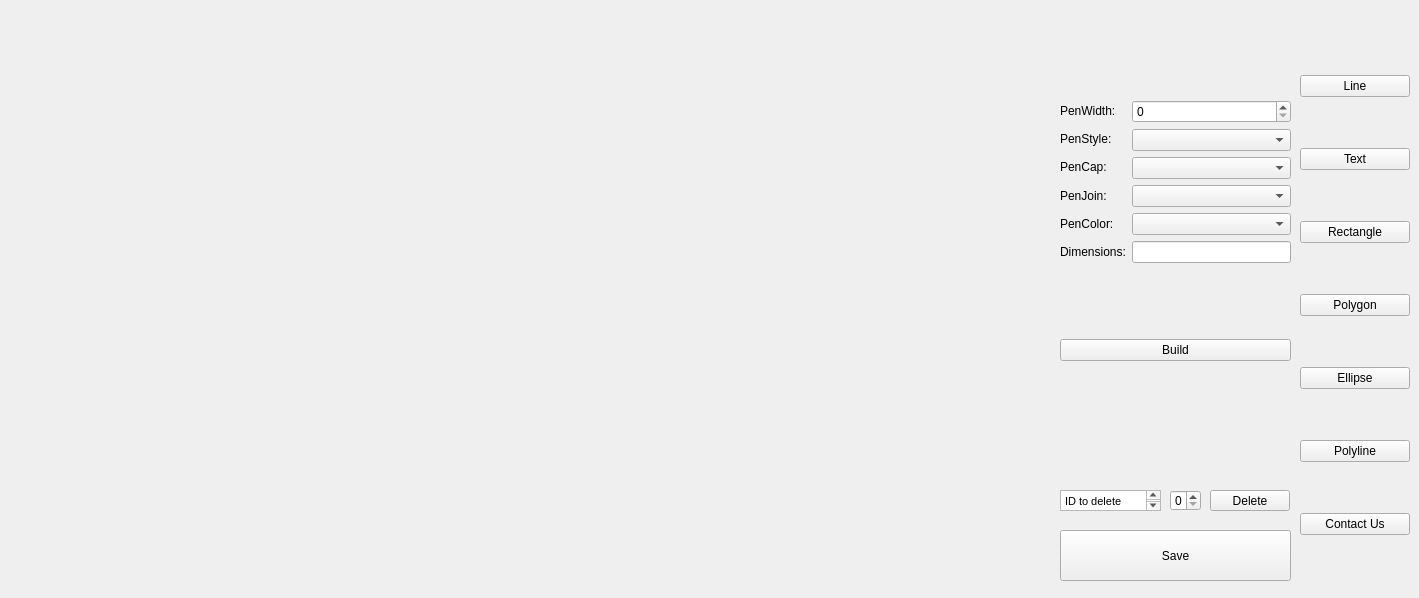
<?xml version="1.0" encoding="UTF-8"?>
<ui version="4.0">
 <class>Dialog</class>
 <widget class="QDialog" name="Dialog">
  <property name="geometry">
   <rect>
    <x>0</x>
    <y>0</y>
    <width>1419</width>
    <height>598</height>
   </rect>
  </property>
  <property name="windowTitle">
   <string>Dialog</string>
  </property>
  <widget class="QStackedWidget" name="shapeBuilder">
   <property name="geometry">
    <rect>
     <x>920</x>
     <y>10</y>
     <width>371</width>
     <height>471</height>
    </rect>
   </property>
   <property name="currentIndex">
    <number>5</number>
   </property>
   <widget class="QWidget" name="Line">
    <widget class="QWidget" name="layoutWidget_2">
     <property name="geometry">
      <rect>
       <x>140</x>
       <y>20</y>
       <width>231</width>
       <height>401</height>
      </rect>
     </property>
     <layout class="QGridLayout" name="gridLayout_2">
      <item row="1" column="0" colspan="2">
       <widget class="QPushButton" name="createLineButton">
        <property name="text">
         <string>Build</string>
        </property>
       </widget>
      </item>
      <item row="0" column="1">
       <layout class="QVBoxLayout" name="verticalLayout_4">
        <item>
         <widget class="QSpinBox" name="l_penWidthBox"/>
        </item>
        <item>
         <widget class="QComboBox" name="l_penStyleBox"/>
        </item>
        <item>
         <widget class="QComboBox" name="l_penCapBox"/>
        </item>
        <item>
         <widget class="QComboBox" name="l_penColorBox"/>
        </item>
        <item>
         <widget class="QComboBox" name="l_penJoinBox"/>
        </item>
        <item>
         <widget class="QLineEdit" name="l_dim"/>
        </item>
       </layout>
      </item>
      <item row="0" column="0">
       <layout class="QVBoxLayout" name="verticalLayout_5">
        <item>
         <widget class="QLabel" name="label">
          <property name="text">
           <string>PenWidth:</string>
          </property>
         </widget>
        </item>
        <item>
         <widget class="QLabel" name="label_6">
          <property name="text">
           <string>PenStyle:</string>
          </property>
         </widget>
        </item>
        <item>
         <widget class="QLabel" name="label_27">
          <property name="text">
           <string>PenCap:</string>
          </property>
         </widget>
        </item>
        <item>
         <widget class="QLabel" name="label_7">
          <property name="text">
           <string>PenColor:</string>
          </property>
         </widget>
        </item>
        <item>
         <widget class="QLabel" name="label_8">
          <property name="text">
           <string>PenJoin:</string>
          </property>
         </widget>
        </item>
        <item>
         <widget class="QLabel" name="label_38">
          <property name="text">
           <string>Dimensions:</string>
          </property>
         </widget>
        </item>
       </layout>
      </item>
     </layout>
    </widget>
   </widget>
   <widget class="QWidget" name="Text">
    <widget class="QWidget" name="layoutWidget_4">
     <property name="geometry">
      <rect>
       <x>140</x>
       <y>10</y>
       <width>231</width>
       <height>449</height>
      </rect>
     </property>
     <layout class="QGridLayout" name="gridLayout_3">
      <item row="0" column="0">
       <layout class="QVBoxLayout" name="verticalLayout_7">
        <item>
         <widget class="QLabel" name="label_9">
          <property name="text">
           <string>Font Size:</string>
          </property>
         </widget>
        </item>
        <item>
         <widget class="QLabel" name="label_10">
          <property name="text">
           <string>Font Style:</string>
          </property>
         </widget>
        </item>
        <item>
         <widget class="QLabel" name="label_11">
          <property name="text">
           <string>Font Family:</string>
          </property>
         </widget>
        </item>
        <item>
         <widget class="QLabel" name="label_28">
          <property name="text">
           <string>Font Weight:</string>
          </property>
         </widget>
        </item>
        <item>
         <widget class="QLabel" name="label_29">
          <property name="text">
           <string>Text Alignment:</string>
          </property>
         </widget>
        </item>
        <item>
         <widget class="QLabel" name="label_30">
          <property name="text">
           <string>Text Color:</string>
          </property>
         </widget>
        </item>
        <item>
         <widget class="QLabel" name="label_12">
          <property name="text">
           <string>Text:</string>
          </property>
         </widget>
        </item>
        <item>
         <widget class="QLabel" name="label_39">
          <property name="text">
           <string>Dimensions:</string>
          </property>
         </widget>
        </item>
       </layout>
      </item>
      <item row="1" column="0" colspan="2">
       <widget class="QPushButton" name="createTextButton">
        <property name="text">
         <string>Build</string>
        </property>
       </widget>
      </item>
      <item row="0" column="1">
       <layout class="QVBoxLayout" name="verticalLayout_6">
        <item>
         <widget class="QSpinBox" name="t_fontSizeBox"/>
        </item>
        <item>
         <widget class="QComboBox" name="t_fontStyleBox"/>
        </item>
        <item>
         <widget class="QLineEdit" name="t_fontFamilyBox"/>
        </item>
        <item>
         <widget class="QComboBox" name="t_fontWeightBox"/>
        </item>
        <item>
         <widget class="QComboBox" name="t_textAlignBox"/>
        </item>
        <item>
         <widget class="QComboBox" name="t_textColorBox"/>
        </item>
        <item>
         <widget class="QLineEdit" name="t_textBox"/>
        </item>
        <item>
         <widget class="QLineEdit" name="t_dim"/>
        </item>
       </layout>
      </item>
     </layout>
    </widget>
   </widget>
   <widget class="QWidget" name="Rectangle">
    <widget class="QWidget" name="layoutWidget_5">
     <property name="geometry">
      <rect>
       <x>140</x>
       <y>20</y>
       <width>231</width>
       <height>401</height>
      </rect>
     </property>
     <layout class="QGridLayout" name="gridLayout_4">
      <item row="1" column="0" colspan="2">
       <widget class="QPushButton" name="createRectButton">
        <property name="text">
         <string>Build</string>
        </property>
       </widget>
      </item>
      <item row="0" column="1">
       <layout class="QVBoxLayout" name="verticalLayout_8">
        <item>
         <widget class="QSpinBox" name="r_penWidthBox"/>
        </item>
        <item>
         <widget class="QComboBox" name="r_penStyleBox"/>
        </item>
        <item>
         <widget class="QComboBox" name="r_penCapBox"/>
        </item>
        <item>
         <widget class="QComboBox" name="r_penJoinBox"/>
        </item>
        <item>
         <widget class="QComboBox" name="r_penColorBox"/>
        </item>
        <item>
         <widget class="QComboBox" name="r_brushColorBox"/>
        </item>
        <item>
         <widget class="QComboBox" name="r_brushStyleBox"/>
        </item>
        <item>
         <widget class="QLineEdit" name="r_dim"/>
        </item>
       </layout>
      </item>
      <item row="0" column="0">
       <layout class="QVBoxLayout" name="verticalLayout_9">
        <item>
         <widget class="QLabel" name="label_13">
          <property name="text">
           <string>PenWidth:</string>
          </property>
         </widget>
        </item>
        <item>
         <widget class="QLabel" name="label_14">
          <property name="text">
           <string>PenStyle:</string>
          </property>
         </widget>
        </item>
        <item>
         <widget class="QLabel" name="label_15">
          <property name="text">
           <string>PenCap:</string>
          </property>
         </widget>
        </item>
        <item>
         <widget class="QLabel" name="label_31">
          <property name="text">
           <string>PenJoin:</string>
          </property>
         </widget>
        </item>
        <item>
         <widget class="QLabel" name="label_32">
          <property name="text">
           <string>PenColor:</string>
          </property>
         </widget>
        </item>
        <item>
         <widget class="QLabel" name="label_16">
          <property name="text">
           <string>BrushColor:</string>
          </property>
         </widget>
        </item>
        <item>
         <widget class="QLabel" name="label_33">
          <property name="text">
           <string>BrushStyle:</string>
          </property>
         </widget>
        </item>
        <item>
         <widget class="QLabel" name="label_40">
          <property name="text">
           <string>Dimensions:</string>
          </property>
         </widget>
        </item>
       </layout>
      </item>
     </layout>
    </widget>
   </widget>
   <widget class="QWidget" name="Polygon">
    <widget class="QWidget" name="layoutWidget_6">
     <property name="geometry">
      <rect>
       <x>140</x>
       <y>10</y>
       <width>231</width>
       <height>401</height>
      </rect>
     </property>
     <layout class="QGridLayout" name="gridLayout_5">
      <item row="1" column="0" colspan="2">
       <widget class="QPushButton" name="createPolygonButton">
        <property name="text">
         <string>Build</string>
        </property>
       </widget>
      </item>
      <item row="0" column="1">
       <layout class="QVBoxLayout" name="verticalLayout_10">
        <item>
         <widget class="QSpinBox" name="pg_penWidthBox"/>
        </item>
        <item>
         <widget class="QComboBox" name="pg_penStyleBox"/>
        </item>
        <item>
         <widget class="QComboBox" name="pg_penCapBox"/>
        </item>
        <item>
         <widget class="QComboBox" name="pg_penJoinBox"/>
        </item>
        <item>
         <widget class="QComboBox" name="pg_penColorBox"/>
        </item>
        <item>
         <widget class="QComboBox" name="pg_brushColorBox"/>
        </item>
        <item>
         <widget class="QComboBox" name="pg_brushStyleBox"/>
        </item>
        <item>
         <widget class="QLineEdit" name="pg_dim"/>
        </item>
       </layout>
      </item>
      <item row="0" column="0">
       <layout class="QVBoxLayout" name="verticalLayout_11">
        <item>
         <widget class="QLabel" name="label_17">
          <property name="text">
           <string>PenWidth:</string>
          </property>
         </widget>
        </item>
        <item>
         <widget class="QLabel" name="label_18">
          <property name="text">
           <string>PenStyle:</string>
          </property>
         </widget>
        </item>
        <item>
         <widget class="QLabel" name="label_19">
          <property name="text">
           <string>PenCap:</string>
          </property>
         </widget>
        </item>
        <item>
         <widget class="QLabel" name="label_20">
          <property name="text">
           <string>PenJoin:</string>
          </property>
         </widget>
        </item>
        <item>
         <widget class="QLabel" name="label_25">
          <property name="text">
           <string>PenColor:</string>
          </property>
         </widget>
        </item>
        <item>
         <widget class="QLabel" name="label_26">
          <property name="text">
           <string>BrushColor:</string>
          </property>
         </widget>
        </item>
        <item>
         <widget class="QLabel" name="label_34">
          <property name="text">
           <string>BrushStyle:</string>
          </property>
         </widget>
        </item>
        <item>
         <widget class="QLabel" name="label_41">
          <property name="text">
           <string>Dimensions:</string>
          </property>
         </widget>
        </item>
       </layout>
      </item>
     </layout>
    </widget>
   </widget>
   <widget class="QWidget" name="Ellipse">
    <widget class="QWidget" name="layoutWidget_7">
     <property name="geometry">
      <rect>
       <x>140</x>
       <y>10</y>
       <width>231</width>
       <height>401</height>
      </rect>
     </property>
     <layout class="QGridLayout" name="gridLayout_6">
      <item row="1" column="0" colspan="2">
       <widget class="QPushButton" name="createEllipseButton">
        <property name="text">
         <string>Build</string>
        </property>
       </widget>
      </item>
      <item row="0" column="1">
       <layout class="QVBoxLayout" name="verticalLayout_12">
        <item>
         <widget class="QSpinBox" name="e_penWidthBox"/>
        </item>
        <item>
         <widget class="QComboBox" name="e_penStyleBox"/>
        </item>
        <item>
         <widget class="QComboBox" name="e_penCapBox"/>
        </item>
        <item>
         <widget class="QComboBox" name="e_penJoinBox"/>
        </item>
        <item>
         <widget class="QComboBox" name="e_penColorBox"/>
        </item>
        <item>
         <widget class="QComboBox" name="e_brushColorBox"/>
        </item>
        <item>
         <widget class="QComboBox" name="e_brushStyleBox"/>
        </item>
        <item>
         <widget class="QLineEdit" name="e_dim"/>
        </item>
       </layout>
      </item>
      <item row="0" column="0">
       <layout class="QVBoxLayout" name="verticalLayout_13">
        <item>
         <widget class="QLabel" name="label_21">
          <property name="text">
           <string>PenWidth:</string>
          </property>
         </widget>
        </item>
        <item>
         <widget class="QLabel" name="label_22">
          <property name="text">
           <string>PenStyle:</string>
          </property>
         </widget>
        </item>
        <item>
         <widget class="QLabel" name="label_23">
          <property name="text">
           <string>PenCap:</string>
          </property>
         </widget>
        </item>
        <item>
         <widget class="QLabel" name="label_24">
          <property name="text">
           <string>PenJoin:</string>
          </property>
         </widget>
        </item>
        <item>
         <widget class="QLabel" name="label_35">
          <property name="text">
           <string>PenColor:</string>
          </property>
         </widget>
        </item>
        <item>
         <widget class="QLabel" name="label_36">
          <property name="text">
           <string>BrushColor:</string>
          </property>
         </widget>
        </item>
        <item>
         <widget class="QLabel" name="label_37">
          <property name="text">
           <string>BrushStyle:</string>
          </property>
         </widget>
        </item>
        <item>
         <widget class="QLabel" name="label_42">
          <property name="text">
           <string>Dimensions:</string>
          </property>
         </widget>
        </item>
       </layout>
      </item>
     </layout>
    </widget>
   </widget>
   <widget class="QWidget" name="Polyline">
    <widget class="QWidget" name="layoutWidget">
     <property name="geometry">
      <rect>
       <x>140</x>
       <y>20</y>
       <width>231</width>
       <height>401</height>
      </rect>
     </property>
     <layout class="QGridLayout" name="gridLayout">
      <item row="1" column="0" colspan="2">
       <widget class="QPushButton" name="createPolylineButton">
        <property name="text">
         <string>Build</string>
        </property>
       </widget>
      </item>
      <item row="0" column="1">
       <layout class="QVBoxLayout" name="verticalLayout_2">
        <item>
         <widget class="QSpinBox" name="pl_penWidthBox"/>
        </item>
        <item>
         <widget class="QComboBox" name="pl_penStyleBox"/>
        </item>
        <item>
         <widget class="QComboBox" name="pl_penCapBox"/>
        </item>
        <item>
         <widget class="QComboBox" name="pl_penJoinBox"/>
        </item>
        <item>
         <widget class="QComboBox" name="pl_penColorBox"/>
        </item>
        <item>
         <widget class="QLineEdit" name="pl_dim"/>
        </item>
       </layout>
      </item>
      <item row="0" column="0">
       <layout class="QVBoxLayout" name="verticalLayout_3">
        <item>
         <widget class="QLabel" name="label_2">
          <property name="text">
           <string>PenWidth:</string>
          </property>
         </widget>
        </item>
        <item>
         <widget class="QLabel" name="label_3">
          <property name="text">
           <string>PenStyle:</string>
          </property>
         </widget>
        </item>
        <item>
         <widget class="QLabel" name="label_4">
          <property name="text">
           <string>PenCap:</string>
          </property>
         </widget>
        </item>
        <item>
         <widget class="QLabel" name="label_5">
          <property name="text">
           <string>PenJoin:</string>
          </property>
         </widget>
        </item>
        <item>
         <widget class="QLabel" name="label_52">
          <property name="text">
           <string>PenColor:</string>
          </property>
         </widget>
        </item>
        <item>
         <widget class="QLabel" name="label_55">
          <property name="text">
           <string>Dimensions:</string>
          </property>
         </widget>
        </item>
       </layout>
      </item>
     </layout>
    </widget>
   </widget>
  </widget>
  <widget class="QWidget" name="layoutWidget_3">
   <property name="geometry">
    <rect>
     <x>1300</x>
     <y>30</y>
     <width>110</width>
     <height>551</height>
    </rect>
   </property>
   <layout class="QVBoxLayout" name="shapeTypeSelector">
    <item>
     <widget class="QPushButton" name="shSelLine">
      <property name="text">
       <string>Line</string>
      </property>
     </widget>
    </item>
    <item>
     <widget class="QPushButton" name="shSelText">
      <property name="text">
       <string>Text</string>
      </property>
     </widget>
    </item>
    <item>
     <widget class="QPushButton" name="shSelRect">
      <property name="text">
       <string>Rectangle</string>
      </property>
     </widget>
    </item>
    <item>
     <widget class="QPushButton" name="shSelPolygon">
      <property name="text">
       <string>Polygon</string>
      </property>
     </widget>
    </item>
    <item>
     <widget class="QPushButton" name="shSelEllipse">
      <property name="text">
       <string>Ellipse</string>
      </property>
     </widget>
    </item>
    <item>
     <widget class="QPushButton" name="shSelPolyline">
      <property name="text">
       <string>Polyline</string>
      </property>
     </widget>
    </item>
    <item>
     <widget class="QPushButton" name="contactUs">
      <property name="text">
       <string>Contact Us</string>
      </property>
     </widget>
    </item>
   </layout>
  </widget>
  <widget class="QLabel" name="logo">
   <property name="geometry">
    <rect>
     <x>460</x>
     <y>160</y>
     <width>481</width>
     <height>361</height>
    </rect>
   </property>
   <property name="text">
    <string>&lt;html&gt;&lt;head/&gt;&lt;body&gt;&lt;p&gt;&lt;img src=&quot;:/new/prefix2/image/1.png&quot;/&gt;&lt;/p&gt;&lt;/body&gt;&lt;/html&gt;</string>
   </property>
  </widget>
  <widget class="QPushButton" name="saveButton">
   <property name="geometry">
    <rect>
     <x>1060</x>
     <y>530</y>
     <width>231</width>
     <height>51</height>
    </rect>
   </property>
   <property name="text">
    <string>Save</string>
   </property>
  </widget>
  <widget class="RenderArea" name="renderArea" native="true">
   <property name="enabled">
    <bool>true</bool>
   </property>
   <property name="geometry">
    <rect>
     <x>30</x>
     <y>50</y>
     <width>0</width>
     <height>0</height>
    </rect>
   </property>
  </widget>
  <widget class="QPushButton" name="deleteButton">
   <property name="geometry">
    <rect>
     <x>1210</x>
     <y>490</y>
     <width>80</width>
     <height>21</height>
    </rect>
   </property>
   <property name="text">
    <string>Delete</string>
   </property>
  </widget>
  <widget class="QSpinBox" name="idSpinBox">
   <property name="geometry">
    <rect>
     <x>1170</x>
     <y>490</y>
     <width>31</width>
     <height>21</height>
    </rect>
   </property>
  </widget>
  <widget class="QTextBrowser" name="textBrowser">
   <property name="geometry">
    <rect>
     <x>1060</x>
     <y>490</y>
     <width>101</width>
     <height>21</height>
    </rect>
   </property>
   <property name="html">
    <string>&lt;!DOCTYPE HTML PUBLIC &quot;-//W3C//DTD HTML 4.0//EN&quot; &quot;http://www.w3.org/TR/REC-html40/strict.dtd&quot;&gt;
&lt;html&gt;&lt;head&gt;&lt;meta name=&quot;qrichtext&quot; content=&quot;1&quot; /&gt;&lt;style type=&quot;text/css&quot;&gt;
p, li { white-space: pre-wrap; }
&lt;/style&gt;&lt;/head&gt;&lt;body style=&quot; font-family:'.AppleSystemUIFont'; font-size:13pt; font-weight:400; font-style:normal;&quot;&gt;
&lt;p style=&quot; margin-top:0px; margin-bottom:0px; margin-left:0px; margin-right:0px; -qt-block-indent:0; text-indent:0px;&quot;&gt;&lt;span style=&quot; font-family:'MS Shell Dlg 2'; font-size:8.25pt;&quot;&gt;ID to delete&lt;/span&gt;&lt;/p&gt;&lt;/body&gt;&lt;/html&gt;</string>
   </property>
  </widget>
 </widget>
 <customwidgets>
  <customwidget>
   <class>RenderArea</class>
   <extends>QWidget</extends>
   <header>renderarea.h</header>
   <container>1</container>
  </customwidget>
 </customwidgets>
 <resources/>
 <connections/>
 <slots>
  <signal>signal1()</signal>
 </slots>
</ui>
